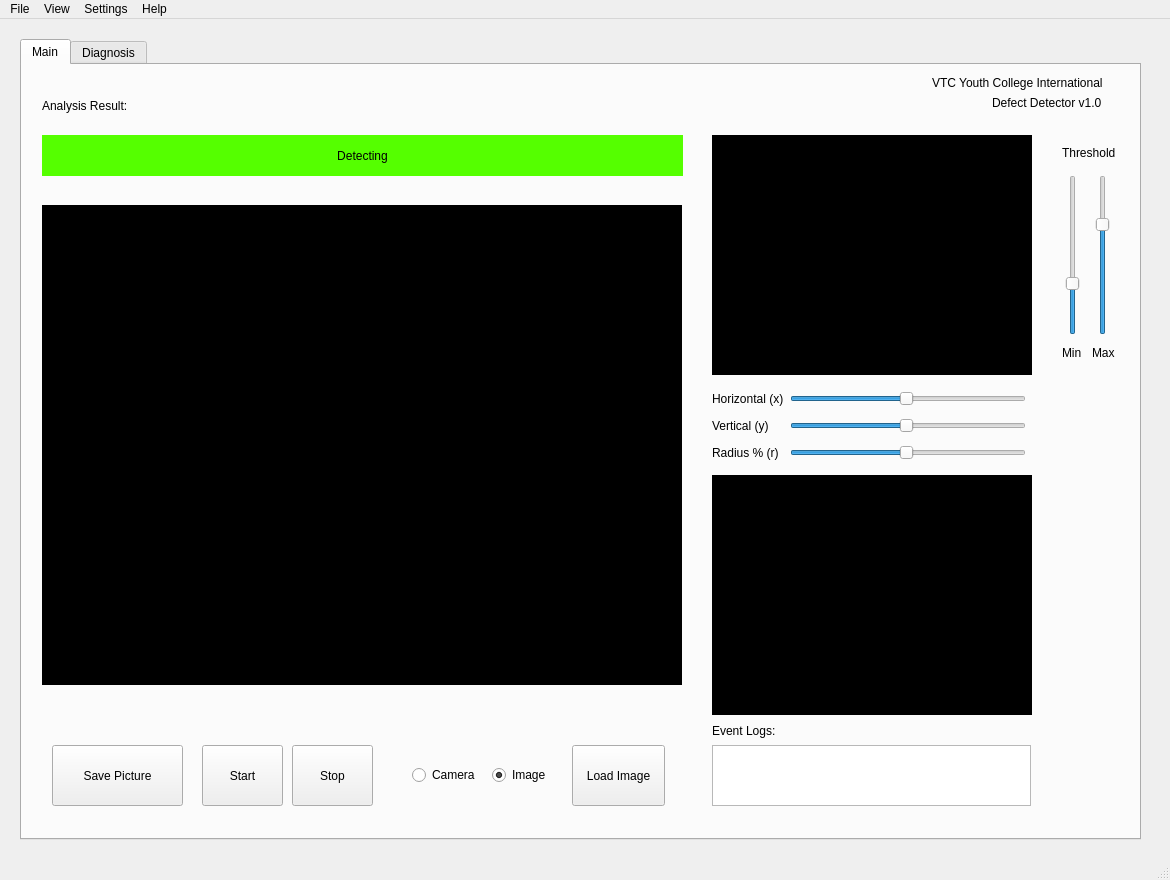
<?xml version="1.0" encoding="UTF-8"?>
<ui version="4.0">
 <class>MainWindow</class>
 <widget class="QMainWindow" name="MainWindow">
  <property name="geometry">
   <rect>
    <x>0</x>
    <y>0</y>
    <width>1170</width>
    <height>880</height>
   </rect>
  </property>
  <property name="windowTitle">
   <string>MainWindow</string>
  </property>
  <property name="statusTip">
   <string/>
  </property>
  <widget class="QWidget" name="centralwidget">
   <widget class="QWidget" name="gridLayoutWidget">
    <property name="geometry">
     <rect>
      <x>0</x>
      <y>0</y>
      <width>2</width>
      <height>2</height>
     </rect>
    </property>
    <layout class="QGridLayout" name="gridLayout"/>
   </widget>
   <widget class="QTabWidget" name="tabWidget">
    <property name="geometry">
     <rect>
      <x>20</x>
      <y>20</y>
      <width>1121</width>
      <height>801</height>
     </rect>
    </property>
    <property name="currentIndex">
     <number>0</number>
    </property>
    <widget class="QWidget" name="tab">
     <attribute name="title">
      <string>Main</string>
     </attribute>
     <widget class="QLabel" name="label">
      <property name="geometry">
       <rect>
        <x>910</x>
        <y>10</y>
        <width>191</width>
        <height>16</height>
       </rect>
      </property>
      <property name="text">
       <string>VTC Youth College International</string>
      </property>
     </widget>
     <widget class="QLabel" name="label_2">
      <property name="geometry">
       <rect>
        <x>970</x>
        <y>30</y>
        <width>121</width>
        <height>16</height>
       </rect>
      </property>
      <property name="text">
       <string>Defect Detector v1.0</string>
      </property>
     </widget>
     <widget class="QLabel" name="label_3">
      <property name="geometry">
       <rect>
        <x>20</x>
        <y>140</y>
        <width>640</width>
        <height>480</height>
       </rect>
      </property>
      <property name="styleSheet">
       <string notr="true">background-color: rgb(0, 0, 0);
color: rgb(255, 255, 255);
font: 16pt &quot;MS Shell Dlg 2&quot;;</string>
      </property>
      <property name="text">
       <string/>
      </property>
      <property name="alignment">
       <set>Qt::AlignCenter</set>
      </property>
     </widget>
     <widget class="QLabel" name="label_4">
      <property name="geometry">
       <rect>
        <x>690</x>
        <y>70</y>
        <width>320</width>
        <height>240</height>
       </rect>
      </property>
      <property name="styleSheet">
       <string notr="true">background-color: rgb(0, 0, 0);</string>
      </property>
      <property name="text">
       <string>TextLabel</string>
      </property>
     </widget>
     <widget class="QLabel" name="label_6">
      <property name="geometry">
       <rect>
        <x>690</x>
        <y>70</y>
        <width>320</width>
        <height>240</height>
       </rect>
      </property>
      <property name="autoFillBackground">
       <bool>false</bool>
      </property>
      <property name="text">
       <string/>
      </property>
      <property name="pixmap">
       <pixmap>GUI/graphics_trans_green.png</pixmap>
      </property>
      <property name="scaledContents">
       <bool>true</bool>
      </property>
     </widget>
     <widget class="QLabel" name="label_5">
      <property name="geometry">
       <rect>
        <x>690</x>
        <y>410</y>
        <width>320</width>
        <height>240</height>
       </rect>
      </property>
      <property name="styleSheet">
       <string notr="true">background-color: rgb(0, 0, 0);</string>
      </property>
      <property name="text">
       <string>TextLabel</string>
      </property>
     </widget>
     <widget class="QLabel" name="label_9">
      <property name="geometry">
       <rect>
        <x>20</x>
        <y>30</y>
        <width>101</width>
        <height>21</height>
       </rect>
      </property>
      <property name="text">
       <string>Analysis Result: </string>
      </property>
     </widget>
     <widget class="QLabel" name="label_10">
      <property name="geometry">
       <rect>
        <x>20</x>
        <y>70</y>
        <width>641</width>
        <height>41</height>
       </rect>
      </property>
      <property name="layoutDirection">
       <enum>Qt::LeftToRight</enum>
      </property>
      <property name="styleSheet">
       <string notr="true">background-color: rgb(85, 255, 0);
font: 75 12pt &quot;MS Shell Dlg 2&quot;;</string>
      </property>
      <property name="text">
       <string>Detecting</string>
      </property>
      <property name="alignment">
       <set>Qt::AlignCenter</set>
      </property>
     </widget>
     <widget class="QWidget" name="layoutWidget">
      <property name="geometry">
       <rect>
        <x>690</x>
        <y>320</y>
        <width>314</width>
        <height>82</height>
       </rect>
      </property>
      <layout class="QGridLayout" name="gridLayout_2">
       <item row="0" column="1">
        <widget class="QSlider" name="horizontalSlider">
         <property name="value">
          <number>49</number>
         </property>
         <property name="sliderPosition">
          <number>49</number>
         </property>
         <property name="orientation">
          <enum>Qt::Horizontal</enum>
         </property>
        </widget>
       </item>
       <item row="1" column="1">
        <widget class="QSlider" name="horizontalSlider_2">
         <property name="value">
          <number>49</number>
         </property>
         <property name="sliderPosition">
          <number>49</number>
         </property>
         <property name="orientation">
          <enum>Qt::Horizontal</enum>
         </property>
        </widget>
       </item>
       <item row="1" column="0">
        <widget class="QLabel" name="label_8">
         <property name="text">
          <string>Vertical (y)</string>
         </property>
        </widget>
       </item>
       <item row="0" column="0">
        <widget class="QLabel" name="label_7">
         <property name="text">
          <string>Horizontal (x)</string>
         </property>
        </widget>
       </item>
       <item row="2" column="0">
        <widget class="QLabel" name="label_12">
         <property name="text">
          <string>Radius % (r)</string>
         </property>
        </widget>
       </item>
       <item row="2" column="1">
        <widget class="QSlider" name="horizontalSlider_3">
         <property name="singleStep">
          <number>10</number>
         </property>
         <property name="value">
          <number>49</number>
         </property>
         <property name="sliderPosition">
          <number>49</number>
         </property>
         <property name="orientation">
          <enum>Qt::Horizontal</enum>
         </property>
        </widget>
       </item>
      </layout>
     </widget>
     <widget class="QLabel" name="label_11">
      <property name="geometry">
       <rect>
        <x>690</x>
        <y>650</y>
        <width>81</width>
        <height>31</height>
       </rect>
      </property>
      <property name="text">
       <string>Event Logs:</string>
      </property>
     </widget>
     <widget class="QTextBrowser" name="textBrowser">
      <property name="geometry">
       <rect>
        <x>690</x>
        <y>680</y>
        <width>319</width>
        <height>61</height>
       </rect>
      </property>
     </widget>
     <widget class="QRadioButton" name="radioButton_2">
      <property name="geometry">
       <rect>
        <x>390</x>
        <y>700</y>
        <width>72</width>
        <height>20</height>
       </rect>
      </property>
      <property name="text">
       <string>Camera</string>
      </property>
     </widget>
     <widget class="QRadioButton" name="radioButton">
      <property name="geometry">
       <rect>
        <x>470</x>
        <y>700</y>
        <width>63</width>
        <height>20</height>
       </rect>
      </property>
      <property name="text">
       <string>Image</string>
      </property>
      <property name="checked">
       <bool>true</bool>
      </property>
     </widget>
     <widget class="QPushButton" name="pushButton_2">
      <property name="geometry">
       <rect>
        <x>550</x>
        <y>680</y>
        <width>93</width>
        <height>61</height>
       </rect>
      </property>
      <property name="text">
       <string>Load Image</string>
      </property>
     </widget>
     <widget class="QPushButton" name="pushButton">
      <property name="geometry">
       <rect>
        <x>30</x>
        <y>680</y>
        <width>131</width>
        <height>61</height>
       </rect>
      </property>
      <property name="text">
       <string>Save Picture</string>
      </property>
     </widget>
     <widget class="QPushButton" name="pushButton_3">
      <property name="geometry">
       <rect>
        <x>180</x>
        <y>680</y>
        <width>81</width>
        <height>61</height>
       </rect>
      </property>
      <property name="text">
       <string>Start</string>
      </property>
     </widget>
     <widget class="QPushButton" name="pushButton_4">
      <property name="geometry">
       <rect>
        <x>270</x>
        <y>680</y>
        <width>81</width>
        <height>61</height>
       </rect>
      </property>
      <property name="text">
       <string>Stop</string>
      </property>
     </widget>
     <widget class="QSlider" name="verticalSlider">
      <property name="geometry">
       <rect>
        <x>1040</x>
        <y>110</y>
        <width>22</width>
        <height>160</height>
       </rect>
      </property>
      <property name="sliderPosition">
       <number>30</number>
      </property>
      <property name="orientation">
       <enum>Qt::Vertical</enum>
      </property>
     </widget>
     <widget class="QSlider" name="verticalSlider_2">
      <property name="geometry">
       <rect>
        <x>1070</x>
        <y>110</y>
        <width>22</width>
        <height>160</height>
       </rect>
      </property>
      <property name="value">
       <number>70</number>
      </property>
      <property name="sliderPosition">
       <number>70</number>
      </property>
      <property name="orientation">
       <enum>Qt::Vertical</enum>
      </property>
     </widget>
     <widget class="QLabel" name="label_13">
      <property name="geometry">
       <rect>
        <x>1040</x>
        <y>80</y>
        <width>61</width>
        <height>16</height>
       </rect>
      </property>
      <property name="text">
       <string>Threshold</string>
      </property>
     </widget>
     <widget class="QLabel" name="label_14">
      <property name="geometry">
       <rect>
        <x>1040</x>
        <y>280</y>
        <width>31</width>
        <height>16</height>
       </rect>
      </property>
      <property name="text">
       <string>Min</string>
      </property>
     </widget>
     <widget class="QLabel" name="label_15">
      <property name="geometry">
       <rect>
        <x>1070</x>
        <y>280</y>
        <width>31</width>
        <height>16</height>
       </rect>
      </property>
      <property name="text">
       <string>Max</string>
      </property>
     </widget>
     <zorder>pushButton</zorder>
     <zorder>label_4</zorder>
     <zorder>label</zorder>
     <zorder>label_2</zorder>
     <zorder>label_6</zorder>
     <zorder>label_5</zorder>
     <zorder>label_3</zorder>
     <zorder>label_9</zorder>
     <zorder>label_10</zorder>
     <zorder>layoutWidget</zorder>
     <zorder>label_11</zorder>
     <zorder>textBrowser</zorder>
     <zorder>radioButton_2</zorder>
     <zorder>radioButton</zorder>
     <zorder>pushButton_2</zorder>
     <zorder>pushButton_3</zorder>
     <zorder>pushButton_4</zorder>
     <zorder>verticalSlider</zorder>
     <zorder>verticalSlider_2</zorder>
     <zorder>label_13</zorder>
     <zorder>label_14</zorder>
     <zorder>label_15</zorder>
    </widget>
    <widget class="QWidget" name="tab_2">
     <attribute name="title">
      <string>Diagnosis</string>
     </attribute>
    </widget>
   </widget>
   <zorder>tabWidget</zorder>
   <zorder>gridLayoutWidget</zorder>
  </widget>
  <widget class="QMenuBar" name="menubar">
   <property name="geometry">
    <rect>
     <x>0</x>
     <y>0</y>
     <width>1170</width>
     <height>25</height>
    </rect>
   </property>
   <widget class="QMenu" name="menuSetting">
    <property name="title">
     <string>Settings</string>
    </property>
    <widget class="QMenu" name="menuCamera">
     <property name="title">
      <string>Camera</string>
     </property>
     <addaction name="action_0"/>
     <addaction name="action_1"/>
    </widget>
    <addaction name="menuCamera"/>
    <addaction name="actionSave_setting"/>
    <addaction name="actionLoad_setting"/>
   </widget>
   <widget class="QMenu" name="menuHelp">
    <property name="title">
     <string>Help</string>
    </property>
    <addaction name="actionAbout"/>
    <addaction name="actionContact"/>
   </widget>
   <widget class="QMenu" name="menuFiles">
    <property name="title">
     <string>File</string>
    </property>
    <addaction name="actionNew"/>
    <addaction name="actionExit"/>
   </widget>
   <widget class="QMenu" name="menuView">
    <property name="title">
     <string>View</string>
    </property>
    <addaction name="actionNormal"/>
    <addaction name="actionMaximize"/>
   </widget>
   <addaction name="menuFiles"/>
   <addaction name="menuView"/>
   <addaction name="menuSetting"/>
   <addaction name="menuHelp"/>
  </widget>
  <widget class="QStatusBar" name="statusbar">
   <property name="statusTip">
    <string>Demo Program by VTC YCI</string>
   </property>
  </widget>
  <action name="actionNew">
   <property name="text">
    <string>New</string>
   </property>
  </action>
  <action name="actionSave_setting">
   <property name="text">
    <string>Save setting</string>
   </property>
  </action>
  <action name="actionLoad_setting">
   <property name="text">
    <string>Load setting</string>
   </property>
  </action>
  <action name="actionExit">
   <property name="text">
    <string>Exit</string>
   </property>
   <property name="shortcut">
    <string>Ctrl+Q</string>
   </property>
  </action>
  <action name="actionNormal">
   <property name="text">
    <string>Normal</string>
   </property>
   <property name="shortcut">
    <string>Shift+N</string>
   </property>
  </action>
  <action name="actionMaximize">
   <property name="text">
    <string>Maximize</string>
   </property>
   <property name="shortcut">
    <string>Shift+M</string>
   </property>
  </action>
  <action name="actionContact">
   <property name="text">
    <string>Contact</string>
   </property>
  </action>
  <action name="actionAbout">
   <property name="text">
    <string>About</string>
   </property>
  </action>
  <action name="action_0">
   <property name="text">
    <string>(0)</string>
   </property>
  </action>
  <action name="action_1">
   <property name="text">
    <string>(1)</string>
   </property>
  </action>
 </widget>
 <resources/>
 <connections>
  <connection>
   <sender>actionExit</sender>
   <signal>triggered()</signal>
   <receiver>MainWindow</receiver>
   <slot>close()</slot>
   <hints>
    <hint type="sourcelabel">
     <x>-1</x>
     <y>-1</y>
    </hint>
    <hint type="destinationlabel">
     <x>539</x>
     <y>399</y>
    </hint>
   </hints>
  </connection>
  <connection>
   <sender>actionMaximize</sender>
   <signal>triggered()</signal>
   <receiver>MainWindow</receiver>
   <slot>showMaximized()</slot>
   <hints>
    <hint type="sourcelabel">
     <x>-1</x>
     <y>-1</y>
    </hint>
    <hint type="destinationlabel">
     <x>539</x>
     <y>399</y>
    </hint>
   </hints>
  </connection>
  <connection>
   <sender>actionNormal</sender>
   <signal>triggered()</signal>
   <receiver>MainWindow</receiver>
   <slot>showNormal()</slot>
   <hints>
    <hint type="sourcelabel">
     <x>-1</x>
     <y>-1</y>
    </hint>
    <hint type="destinationlabel">
     <x>539</x>
     <y>399</y>
    </hint>
   </hints>
  </connection>
 </connections>
</ui>
